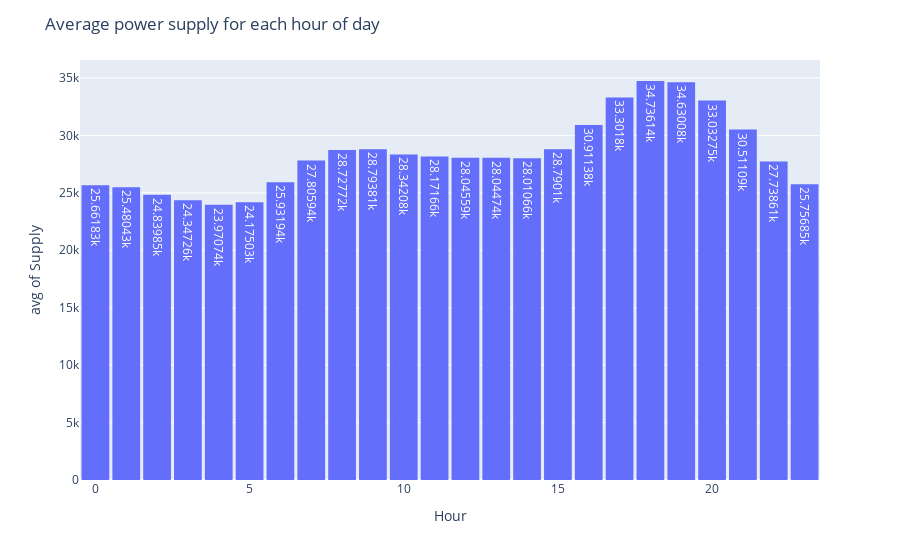

Notebook code cell kept with this figure:
### Markdown cell above
#### Let's plot first graph to display average supply for each hour.

### Code cell
fig1 = px.histogram(df, x='Hour', y='Supply', histfunc='avg', text_auto=True)
fig1.update_layout(title="Average power supply for each hour of day", bargroupgap=0.1)
fig1.show()

### Figure 1 — Plotly figure (JSON) as saved in the notebook; plotly's stock layout.template omitted (floating-point values rounded to 4 significant figures; data arrays with more than 128 entries replaced by an {"elided": "..."} marker saying what was removed)
{"data": [{"alignmentgroup": "True", "bingroup": "x", "histfunc": "avg", "hovertemplate": "Hour=%{x}<br>avg of Supply=%{y}<extra></extra>", "legendgroup": "", "marker": {"color": "#636efa", "pattern": {"shape": ""}}, "name": "", "offsetgroup": "", "orientation": "v", "showlegend": false, "texttemplate": "%{value}", "type": "histogram", "x": {"elided": "3456 int values"}, "xaxis": "x", "y": {"elided": "3456 int values"}, "yaxis": "y"}], "layout": {"bargroupgap": 0.1, "barmode": "relative", "legend": {"tracegroupgap": 0}, "margin": {"t": 60}, "title": {"text": "Average power supply for each hour of day"}, "xaxis": {"anchor": "y", "domain": [0, 1], "title": {"text": "Hour"}}, "yaxis": {"anchor": "x", "domain": [0, 1], "title": {"text": "avg of Supply"}}}}
